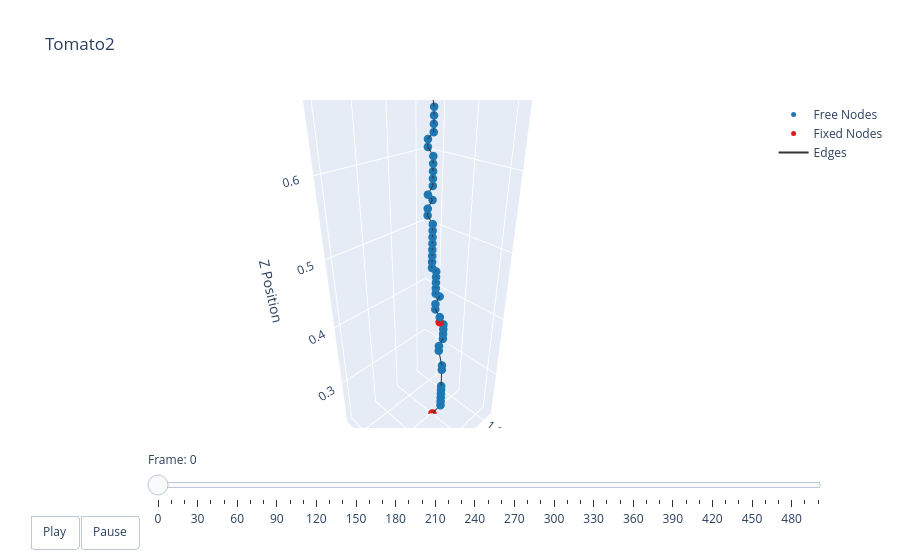

Notebook cell for this chart:
### Markdown cell above
### Plotting

### Code cell
t = np.arange(robot.sim_params.total_time, step=robot.sim_params.dt)
options = dismech.AnimationOptions(title='Tomato2', plot_step=10)

fig = dismech.get_interactive_animation_plotly(robot, t, qs , options)
fig.show()

### Figure 1 — Plotly figure (JSON) as saved in the notebook; plotly's stock layout.template omitted (floating-point values rounded to 4 significant figures; data arrays with more than 128 entries replaced by an {"elided": "..."} marker saying what was removed)
{"data": [{"marker": {"color": "#1f78b4", "size": 5}, "mode": "markers", "name": "Free Nodes", "type": "scatter3d", "x": [1.099, 1.1, 1.1, 1.1, 1.1, 1.1, 1.1, 1.1, 1.108, 1.108, 1.1, 1.1, 1.1, 1.1, 1.108, 1.108, 1.108, 1.1, 1.108, 1.108, 1.108, 1.108, 1.108, 1.116, 1.116, 1.116, 1.116, 1.116, 1.116, 1.116, 1.116, 1.116, 1.116, 1.108, 1.116, 1.108, 1.108, 1.108, 1.108, 1.108, 1.108, 1.108, 1.107, 1.107, 1.107, 1.107, 1.115, 1.043, 1.123, 1.043, 1.131, 1.091, 1.051, 1.131, 1.059, 1.083, 1.155, 1.139, 1.139, 1.139, 1.043, 1.051, 1.059, 1.147, 1.035, 1.067, 1.147, 1.139, 1.147, 1.139, 1.187, 1.188, 1.083, 1.091, 1.155, 1.131, 1.171, 1.179, 1.187, 1.179, 1.171, 1.171, 1.203, 1.155, 1.163, 1.163, 1.155, 1.155], "y": [0.01728, 0.01728, 0.01728, 0.01728, 0.01728, 0.01729, 0.01729, 0.01729, 0.01729, 0.01729, 0.01728, 0.01728, 0.01728, 0.01728, 0.01727, 0.009269, 0.009266, 0.009262, 0.009258, 0.009256, 0.009254, 0.009253, 0.009251, 0.009249, 0.009248, 0.009246, 0.009244, 0.009243, 0.009241, 0.009239, 0.009236, 0.001236, 0.001234, 0.001231, 0.001229, 0.001228, 0.001227, 0.001227, 0.001226, 0.001226, -0.006772, -0.006772, 0.001227, 0.001228, 0.001229, 0.00123, 0.001231, 0.01723, 0.009231, 0.01723, -0.01477, 0.009232, 0.01723, 0.01723, 0.01723, 0.01723, 0.01723, 0.02523, 0.03323, -0.03077, 0.02522, 0.02523, 0.03323, -0.03877, 0.03322, 0.04123, -0.07077, -0.05477, -0.04677, -0.03077, -0.006769, 0.00123, 0.05724, 0.06523, -0.07877, -0.05477, -0.05477, -0.04677, -0.03877, -0.01477, -0.006769, 0.001231, -0.04677, -0.01477, -0.006769, 0.01723, 0.02523, 0.03323], "z": [0.2497, 0.2577, 0.2657, 0.2737, 0.2817, 0.2897, 0.3217, 0.3297, 0.3617, 0.3697, 0.3777, 0.3857, 0.3937, 0.4017, 0.4177, 0.4256, 0.4336, 0.4416, 0.4496, 0.4576, 0.4656, 0.4736, 0.4816, 0.4896, 0.4976, 0.5056, 0.5136, 0.5216, 0.5296, 0.5376, 0.5456, 0.5536, 0.5616, 0.5696, 0.5776, 0.5856, 0.5936, 0.6016, 0.6096, 0.6176, 0.6256, 0.6336, 0.6416, 0.6496, 0.6576, 0.6656, 0.6976, 0.6975, 0.7056, 0.7055, 0.7135, 0.7135, 0.7135, 0.7136, 0.7215, 0.7215, 0.7216, 0.7216, 0.7216, 0.7295, 0.7295, 0.7295, 0.7295, 0.7375, 0.7375, 0.7375, 0.7455, 0.7455, 0.7455, 0.7455, 0.7455, 0.7455, 0.7455, 0.7455, 0.7535, 0.7535, 0.7535, 0.7535, 0.7535, 0.7535, 0.7535, 0.7535, 0.7615, 0.7615, 0.7615, 0.7615, 0.7615, 0.7615]}, {"marker": {"color": "#e31a1c", "size": 5}, "mode": "markers", "name": "Fixed Nodes", "type": "scatter3d", "x": [1.099, 1.108], "y": [0.001274, 0.01727], "z": [0.2177, 0.4097]}, {"line": {"color": "#333333", "width": 2}, "mode": "lines", "name": "Edges", "type": "scatter3d", "x": {"elided": "267 float values"}, "y": {"elided": "267 float values"}, "z": {"elided": "267 float values"}}, {"color": "rgba(166, 206, 227, 0.7)", "i": [], "j": [], "k": [], "name": "Faces", "opacity": 0.7, "showscale": false, "type": "mesh3d", "x": [1.099, 1.099, 1.1, 1.1, 1.1, 1.1, 1.1, 1.1, 1.1, 1.108, 1.108, 1.1, 1.1, 1.1, 1.1, 1.108, 1.108, 1.108, 1.108, 1.1, 1.108, 1.108, 1.108, 1.108, 1.108, 1.116, 1.116, 1.116, 1.116, 1.116, 1.116, 1.116, 1.116, 1.116, 1.116, 1.108, 1.116, 1.108, 1.108, 1.108, 1.108, 1.108, 1.108, 1.108, 1.107, 1.107, 1.107, 1.107, 1.115, 1.043, 1.123, 1.043, 1.131, 1.091, 1.051, 1.131, 1.059, 1.083, 1.155, 1.139, 1.139, 1.139, 1.043, 1.051, 1.059, 1.147, 1.035, 1.067, 1.147, 1.139, 1.147, 1.139, 1.187, 1.188, 1.083, 1.091, 1.155, 1.131, 1.171, 1.179, 1.187, 1.179, 1.171, 1.171, 1.203, 1.155, 1.163, 1.163, 1.155, 1.155], "y": [0.001274, 0.01728, 0.01728, 0.01728, 0.01728, 0.01728, 0.01729, 0.01729, 0.01729, 0.01729, 0.01729, 0.01728, 0.01728, 0.01728, 0.01728, 0.01727, 0.01727, 0.009269, 0.009266, 0.009262, 0.009258, 0.009256, 0.009254, 0.009253, 0.009251, 0.009249, 0.009248, 0.009246, 0.009244, 0.009243, 0.009241, 0.009239, 0.009236, 0.001236, 0.001234, 0.001231, 0.001229, 0.001228, 0.001227, 0.001227, 0.001226, 0.001226, -0.006772, -0.006772, 0.001227, 0.001228, 0.001229, 0.00123, 0.001231, 0.01723, 0.009231, 0.01723, -0.01477, 0.009232, 0.01723, 0.01723, 0.01723, 0.01723, 0.01723, 0.02523, 0.03323, -0.03077, 0.02522, 0.02523, 0.03323, -0.03877, 0.03322, 0.04123, -0.07077, -0.05477, -0.04677, -0.03077, -0.006769, 0.00123, 0.05724, 0.06523, -0.07877, -0.05477, -0.05477, -0.04677, -0.03877, -0.01477, -0.006769, 0.001231, -0.04677, -0.01477, -0.006769, 0.01723, 0.02523, 0.03323], "z": [0.2177, 0.2497, 0.2577, 0.2657, 0.2737, 0.2817, 0.2897, 0.3217, 0.3297, 0.3617, 0.3697, 0.3777, 0.3857, 0.3937, 0.4017, 0.4097, 0.4177, 0.4256, 0.4336, 0.4416, 0.4496, 0.4576, 0.4656, 0.4736, 0.4816, 0.4896, 0.4976, 0.5056, 0.5136, 0.5216, 0.5296, 0.5376, 0.5456, 0.5536, 0.5616, 0.5696, 0.5776, 0.5856, 0.5936, 0.6016, 0.6096, 0.6176, 0.6256, 0.6336, 0.6416, 0.6496, 0.6576, 0.6656, 0.6976, 0.6975, 0.7056, 0.7055, 0.7135, 0.7135, 0.7135, 0.7136, 0.7215, 0.7215, 0.7216, 0.7216, 0.7216, 0.7295, 0.7295, 0.7295, 0.7295, 0.7375, 0.7375, 0.7375, 0.7455, 0.7455, 0.7455, 0.7455, 0.7455, 0.7455, 0.7455, 0.7455, 0.7535, 0.7535, 0.7535, 0.7535, 0.7535, 0.7535, 0.7535, 0.7535, 0.7615, 0.7615, 0.7615, 0.7615, 0.7615, 0.7615]}], "layout": {"scene": {"camera": {"eye": {"x": 1.225, "y": 1.225, "z": 1.0}}, "xaxis": {"range": [1.03, 1.209], "title": {"text": "X Position"}}, "yaxis": {"range": [-0.0793, 0.06523], "title": {"text": "Y Position"}}, "zaxis": {"range": [0.2177, 0.7615], "title": {"text": "Z Position"}}}, "sliders": [{"currentvalue": {"prefix": "Frame: "}, "steps": [{"args": [["0"], {"frame": {"duration": 50, "redraw": true}, "mode": "immediate"}], "label": "0", "method": "animate"}, {"args": [["1"], {"frame": {"duration": 50, "redraw": true}, "mode": "immediate"}], "label": "10", "method": "animate"}, {"args": [["2"], {"frame": {"duration": 50, "redraw": true}, "mode": "immediate"}], "label": "20", "method": "animate"}, {"args": [["3"], {"frame": {"duration": 50, "redraw": true}, "mode": "immediate"}], "label": "30", "method": "animate"}, {"args": [["4"], {"frame": {"duration": 50, "redraw": true}, "mode": "immediate"}], "label": "40", "method": "animate"}, {"args": [["5"], {"frame": {"duration": 50, "redraw": true}, "mode": "immediate"}], "label": "50", "method": "animate"}, {"args": [["6"], {"frame": {"duration": 50, "redraw": true}, "mode": "immediate"}], "label": "60", "method": "animate"}, {"args": [["7"], {"frame": {"duration": 50, "redraw": true}, "mode": "immediate"}], "label": "70", "method": "animate"}, {"args": [["8"], {"frame": {"duration": 50, "redraw": true}, "mode": "immediate"}], "label": "80", "method": "animate"}, {"args": [["9"], {"frame": {"duration": 50, "redraw": true}, "mode": "immediate"}], "label": "90", "method": "animate"}, {"args": [["10"], {"frame": {"duration": 50, "redraw": true}, "mode": "immediate"}], "label": "100", "method": "animate"}, {"args": [["11"], {"frame": {"duration": 50, "redraw": true}, "mode": "immediate"}], "label": "110", "method": "animate"}, {"args": [["12"], {"frame": {"duration": 50, "redraw": true}, "mode": "immediate"}], "label": "120", "method": "animate"}, {"args": [["13"], {"frame": {"duration": 50, "redraw": true}, "mode": "immediate"}], "label": "130", "method": "animate"}, {"args": [["14"], {"frame": {"duration": 50, "redraw": true}, "mode": "immediate"}], "label": "140", "method": "animate"}, {"args": [["15"], {"frame": {"duration": 50, "redraw": true}, "mode": "immediate"}], "label": "150", "method": "animate"}, {"args": [["16"], {"frame": {"duration": 50, "redraw": true}, "mode": "immediate"}], "label": "160", "method": "animate"}, {"args": [["17"], {"frame": {"duration": 50, "redraw": true}, "mode": "immediate"}], "label": "170", "method": "animate"}, {"args": [["18"], {"frame": {"duration": 50, "redraw": true}, "mode": "immediate"}], "label": "180", "method": "animate"}, {"args": [["19"], {"frame": {"duration": 50, "redraw": true}, "mode": "immediate"}], "label": "190", "method": "animate"}, {"args": [["20"], {"frame": {"duration": 50, "redraw": true}, "mode": "immediate"}], "label": "200", "method": "animate"}, {"args": [["21"], {"frame": {"duration": 50, "redraw": true}, "mode": "immediate"}], "label": "210", "method": "animate"}, {"args": [["22"], {"frame": {"duration": 50, "redraw": true}, "mode": "immediate"}], "label": "220", "method": "animate"}, {"args": [["23"], {"frame": {"duration": 50, "redraw": true}, "mode": "immediate"}], "label": "230", "method": "animate"}, {"args": [["24"], {"frame": {"duration": 50, "redraw": true}, "mode": "immediate"}], "label": "240", "method": "animate"}, {"args": [["25"], {"frame": {"duration": 50, "redraw": true}, "mode": "immediate"}], "label": "250", "method": "animate"}, {"args": [["26"], {"frame": {"duration": 50, "redraw": true}, "mode": "immediate"}], "label": "260", "method": "animate"}, {"args": [["27"], {"frame": {"duration": 50, "redraw": true}, "mode": "immediate"}], "label": "270", "method": "animate"}, {"args": [["28"], {"frame": {"duration": 50, "redraw": true}, "mode": "immediate"}], "label": "280", "method": "animate"}, {"args": [["29"], {"frame": {"duration": 50, "redraw": true}, "mode": "immediate"}], "label": "290", "method": "animate"}, {"args": [["30"], {"frame": {"duration": 50, "redraw": true}, "mode": "immediate"}], "label": "300", "method": "animate"}, {"args": [["31"], {"frame": {"duration": 50, "redraw": true}, "mode": "immediate"}], "label": "310", "method": "animate"}, {"args": [["32"], {"frame": {"duration": 50, "redraw": true}, "mode": "immediate"}], "label": "320", "method": "animate"}, {"args": [["33"], {"frame": {"duration": 50, "redraw": true}, "mode": "immediate"}], "label": "330", "method": "animate"}, {"args": [["34"], {"frame": {"duration": 50, "redraw": true}, "mode": "immediate"}], "label": "340", "method": "animate"}, {"args": [["35"], {"frame": {"duration": 50, "redraw": true}, "mode": "immediate"}], "label": "350", "method": "animate"}, {"args": [["36"], {"frame": {"duration": 50, "redraw": true}, "mode": "immediate"}], "label": "360", "method": "animate"}, {"args": [["37"], {"frame": {"duration": 50, "redraw": true}, "mode": "immediate"}], "label": "370", "method": "animate"}, {"args": [["38"], {"frame": {"duration": 50, "redraw": true}, "mode": "immediate"}], "label": "380", "method": "animate"}, {"args": [["39"], {"frame": {"duration": 50, "redraw": true}, "mode": "immediate"}], "label": "390", "method": "animate"}, {"args": [["40"], {"frame": {"duration": 50, "redraw": true}, "mode": "immediate"}], "label": "400", "method": "animate"}, {"args": [["41"], {"frame": {"duration": 50, "redraw": true}, "mode": "immediate"}], "label": "410", "method": "animate"}, {"args": [["42"], {"frame": {"duration": 50, "redraw": true}, "mode": "immediate"}], "label": "420", "method": "animate"}, {"args": [["43"], {"frame": {"duration": 50, "redraw": true}, "mode": "immediate"}], "label": "430", "method": "animate"}, {"args": [["44"], {"frame": {"duration": 50, "redraw": true}, "mode": "immediate"}], "label": "440", "method": "animate"}, {"args": [["45"], {"frame": {"duration": 50, "redraw": true}, "mode": "immediate"}], "label": "450", "method": "animate"}, {"args": [["46"], {"frame": {"duration": 50, "redraw": true}, "mode": "immediate"}], "label": "460", "method": "animate"}, {"args": [["47"], {"frame": {"duration": 50, "redraw": true}, "mode": "immediate"}], "label": "470", "method": "animate"}, {"args": [["48"], {"frame": {"duration": 50, "redraw": true}, "mode": "immediate"}], "label": "480", "method": "animate"}, {"args": [["49"], {"frame": {"duration": 50, "redraw": true}, "mode": "immediate"}], "label": "490", "method": "animate"}, {"args": [["50"], {"frame": {"duration": 50, "redraw": true}, "mode": "immediate"}], "label": "499", "method": "animate"}], "transition": {"duration": 0}, "x": 0.1, "y": 0}], "title": {"text": "Tomato2"}, "updatemenus": [{"buttons": [{"args": [null, {"frame": {"duration": 50, "redraw": true}, "fromcurrent": true}], "label": "Play", "method": "animate"}, {"args": [[null], {"frame": {"duration": 0, "redraw": true}, "mode": "immediate"}], "label": "Pause", "method": "animate"}], "direction": "left", "pad": {"r": 10, "t": 87}, "showactive": false, "type": "buttons", "x": 0.1, "xanchor": "right", "y": 0, "yanchor": "top"}]}}
